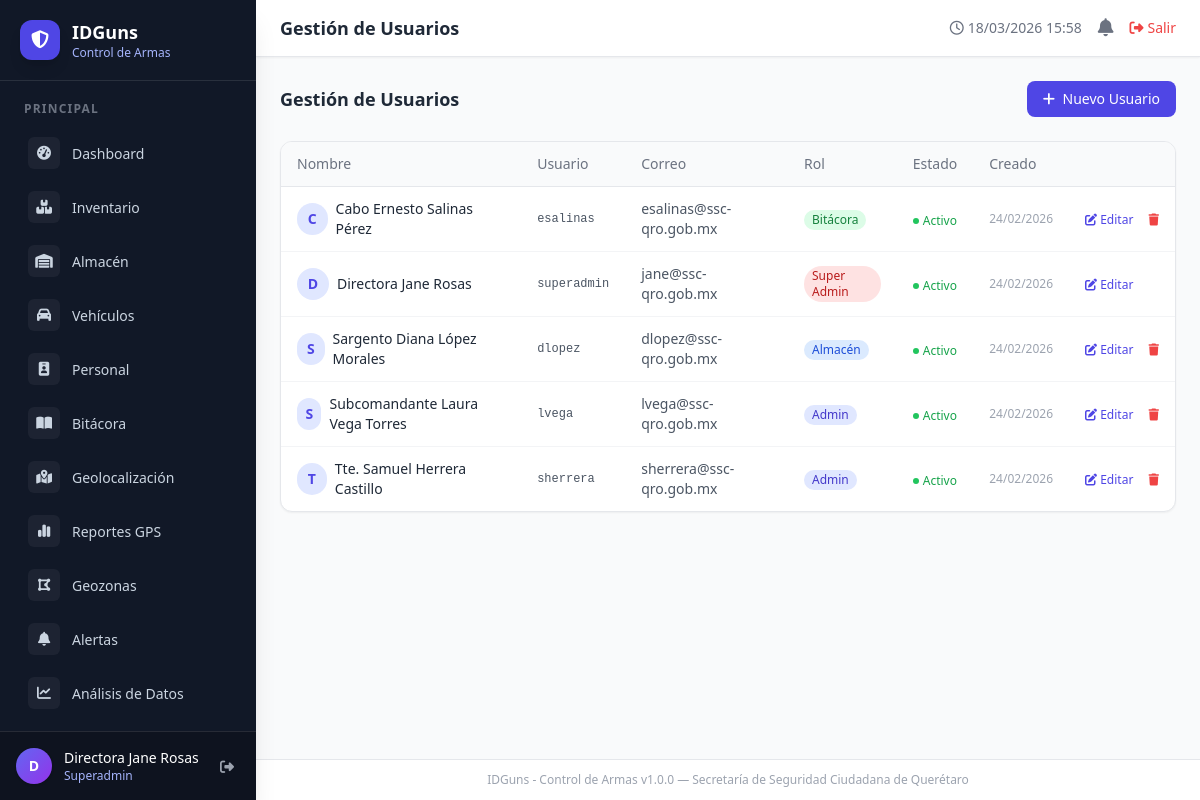
Page /admin/usuarios (signed in) on the committed database.
### tables this page shows
CREATE TABLE `users` (
  `id` int(10) UNSIGNED NOT NULL,
  `nombre` varchar(120) NOT NULL,
  `username` varchar(60) NOT NULL,
  `email` varchar(120) DEFAULT NULL,
  `password` varchar(255) NOT NULL,
  `rol` enum('superadmin','admin','almacen','bitacora') NOT NULL DEFAULT 'bitacora',
  `activo` tinyint(1) UNSIGNED NOT NULL DEFAULT '1',
  `created_at` datetime NOT NULL DEFAULT CURRENT_TIMESTAMP
);

### app/controllers/BaseController.php (called while the page is built, shortened)
<?php
class BaseController
{
    protected function render(string $view, array $data = [], string $layout = 'main'): void
    {
        extract($data);
        $viewFile = ROOT_PATH . '/app/views/' . $view . '.php';
        require $viewFile;
    }
}

### app/controllers/AdminController.php (called while the page is built, shortened)
<?php
class AdminController extends BaseController
{
    private User $userModel;
    public function __construct()
    {
        $this->userModel = new User();
    }
    public function users(): void
    {
        $users = $this->userModel->findAll([], 'nombre ASC');
        $this->render('admin/users', [
            'title' => 'Gestión de Usuarios',
            'flash' => $this->getFlash(),
            'users' => $users,
            'csrf'  => $this->csrfToken(),
        ]);
    }
}

### index.php (called while the page is built, shortened)
<?php
require_once __DIR__ . '/config/database.php';
require_once __DIR__ . '/app/controllers/BaseController.php';
require_once __DIR__ . '/app/models/BaseModel.php';
$requestUri = parse_url($_SERVER['REQUEST_URI'] ?? '/', PHP_URL_PATH);
$uri        = $requestUri;
$uri = trim($uri ?: '/', '/');
$controller = null;
$action     = null;
if (isset($routes[$uri])) {
    [$controller, $action] = $routes[$uri];
}
$obj = new $controller();
$obj->$action();

### config/database.php (called while the page is built, shortened)
<?php
class Database
{
    private static ?PDO $instance = null;
    public static function getInstance(): PDO
    {
        if (self::$instance === null) {
            $dsn     = 'mysql:host=' . DB_HOST . ';dbname=' . DB_NAME . ';charset=' . DB_CHARSET;
            $options = [
                PDO::ATTR_ERRMODE            => PDO::ERRMODE_EXCEPTION,
                PDO::ATTR_DEFAULT_FETCH_MODE => PDO::FETCH_ASSOC,
                PDO::ATTR_EMULATE_PREPARES   => false,
                PDO::MYSQL_ATTR_INIT_COMMAND => "SET NAMES utf8mb4 COLLATE utf8mb4_unicode_ci",
            ];
            self::$instance = new PDO($dsn, DB_USER, DB_PASS, $options);
        }
        return self::$instance;
    }
}

### app/models/BaseModel.php (called while the page is built, shortened)
<?php
class BaseModel
{
    protected PDO    $db;
    protected string $table = '';
    public function __construct()
    {
        $this->db = Database::getInstance();
    }
    public function findAll(array $conditions = [], string $orderBy = 'id DESC', int $limit = 0, int $offset = 0): array
    {
        [$where, $params] = $this->buildWhere($conditions);
        $sql = "SELECT * FROM {$this->table}" . $where;
        if ($orderBy) $sql .= " ORDER BY {$orderBy}";
        $stmt = $this->db->prepare($sql);
        $stmt->execute($params);
        return $stmt->fetchAll();
    }
    private function buildWhere(array $conditions): array
    {
        if (empty($conditions)) return ['', []];
        $wheres = [];
        $params = [];
        return [' WHERE ' . implode(' AND ', $wheres), $params];
    }
}

### app/views/admin/users.php (the view, shortened to what this page needs)
<?php
$rolColors = ['superadmin'=>'red','admin'=>'indigo','almacen'=>'blue','bitacora'=>'green'];
$rolLabels = ['superadmin'=>'Super Admin','admin'=>'Admin','almacen'=>'Almacén','bitacora'=>'Bitácora'];
?>
<div class="max-w-5xl mx-auto space-y-6">
    <div class="flex items-center justify-between">
        <h2 class="text-lg font-semibold text-gray-800">Gestión de Usuarios</h2>
        <?php if (in_array($_SESSION['user_role']??'', ['superadmin'])): ?>
        <a href="<?= BASE_URL ?>/admin/crear-usuario"
           class="bg-indigo-600 text-white px-4 py-2 rounded-lg text-sm font-medium hover:bg-indigo-700 transition-colors">
            <i class="fa-solid fa-plus mr-1"></i> Nuevo Usuario
        </a>
        <?php endif; ?>
    </div>
    <div class="bg-white rounded-xl shadow-sm border border-gray-200 overflow-hidden">
        <div class="overflow-x-auto">
            <table class="w-full text-sm">
                <thead class="bg-gray-50 border-b border-gray-200">
                    <tr>
                        <th class="text-left px-4 py-3 text-gray-500 font-medium">Nombre</th>
                        <th class="text-left px-4 py-3 text-gray-500 font-medium">Usuario</th>
                        <th class="text-left px-4 py-3 text-gray-500 font-medium">Correo</th>
                        <th class="text-left px-4 py-3 text-gray-500 font-medium">Rol</th>
                        <th class="text-left px-4 py-3 text-gray-500 font-medium">Estado</th>
                        <th class="text-left px-4 py-3 text-gray-500 font-medium">Creado</th>
                        <?php if (in_array($_SESSION['user_role']??'', ['superadmin'])): ?>
                        <th class="px-4 py-3"></th>
                        <?php endif; ?>
                    </tr>
                </thead>
                <tbody class="divide-y divide-gray-100">
                <?php foreach ($users as $u):
                    $rc = $rolColors[$u['rol']] ?? 'gray';
                ?>
                <tr class="hover:bg-gray-50">
                    <td class="px-4 py-3">
                        <div class="flex items-center gap-2">
                            <div class="w-8 h-8 rounded-full bg-indigo-100 flex items-center justify-center text-indigo-600 font-bold text-sm">
                                <?= strtoupper(substr($u['nombre'],0,1)) ?>
                            </div>
                            <span class="font-medium text-gray-800"><?= htmlspecialchars($u['nombre'], ENT_QUOTES,'UTF-8') ?></span>
                        </div>
                    </td>
                    <td class="px-4 py-3 font-mono text-xs text-gray-600"><?= htmlspecialchars($u['username'], ENT_QUOTES,'UTF-8') ?></td>
                    <td class="px-4 py-3 text-gray-600"><?= htmlspecialchars($u['email']??'—', ENT_QUOTES,'UTF-8') ?></td>
                    <td class="px-4 py-3">
                        <span class="inline-block px-2 py-0.5 rounded-full text-xs font-medium bg-<?= $rc ?>-100 text-<?= $rc ?>-700">
                            <?= $rolLabels[$u['rol']] ?? $u['rol'] ?>
                        </span>
                    </td>
                    <td class="px-4 py-3">
                        <span class="inline-flex items-center gap-1 text-xs <?= $u['activo'] ? 'text-green-600' : 'text-gray-400' ?>">
                            <span class="w-1.5 h-1.5 rounded-full <?= $u['activo'] ? 'bg-green-500' : 'bg-gray-400' ?>"></span>
                            <?= $u['activo'] ? 'Activo' : 'Inactivo' ?>
                        </span>
                    </td>
                    <td class="px-4 py-3 text-gray-400 text-xs"><?= isset($u['created_at']) ? date('d/m/Y', strtotime($u['created_at'])) : '—' ?></td>
                    <?php if (in_array($_SESSION['user_role']??'', ['superadmin'])): ?>
                    <td class="px-4 py-3 whitespace-nowrap">
                        <a href="<?= BASE_URL ?>/admin/editar-usuario/<?= $u['id'] ?>"
                           class="text-indigo-600 hover:text-indigo-800 text-xs font-medium mr-3">
                            <i class="fa-solid fa-pen-to-square"></i> Editar
                        </a>
                        <?php if ($u['id'] != ($_SESSION['user_id']??0)): ?>
                        <a href="<?= BASE_URL ?>/admin/eliminar-usuario/<?= $u['id'] ?>"
                           onclick="return confirm('¿Eliminar usuario <?= htmlspecialchars($u['nombre'],ENT_QUOTES,'UTF-8') ?>?')"
                           class="text-red-500 hover:text-red-700 text-xs font-medium">
                            <i class="fa-solid fa-trash"></i>
                        </a>
                        <?php endif; ?>
                    </td>
                    <?php endif; ?>
                </tr>
                <?php endforeach; ?>
                </tbody>
            </table>
        </div>
    </div>
</div>

### rows in the picture
users: nombre "C", nombre "Cabo Ernesto Salinas Pérez", username "esalinas", email "esalinas@ssc-qro.gob.mx", rol "Bitácora", activo 1 (drawn), created_at "24/02/2026"
users: nombre "D", nombre "Directora Jane Rosas", username "superadmin", email "jane@ssc-qro.gob.mx", rol "Super Admin", activo 1 (drawn), created_at "24/02/2026"
users: nombre "S", nombre "Sargento Diana López Morales", username "dlopez", email "dlopez@ssc-qro.gob.mx", rol "Almacén", activo 1 (drawn), created_at "24/02/2026"
users: nombre "S", nombre "Subcomandante Laura Vega Torres", username "lvega", email "lvega@ssc-qro.gob.mx", rol "Admin", activo 1 (drawn), created_at "24/02/2026"
users: nombre "T", nombre "Tte. Samuel Herrera Castillo", username "sherrera", email "sherrera@ssc-qro.gob.mx", rol "Admin", activo 1 (drawn), created_at "24/02/2026"

### other values in the picture
$label "Dashboard Inventario Almacén Vehículos Personal Bitácora Geolocalización Reportes GPS Geozonas Alertas Análisis de Datos"
substr($_SESSION['user_name'] ?? 'U', 0, 1) "D"
$_SESSION['user_name'] "Directora Jane Rosas"
$_SESSION['user_role'] "Superadmin"
$title "Gestión de Usuarios"
APP_NAME "IDGuns - Control de Armas"
APP_VERSION "1.0.0"
